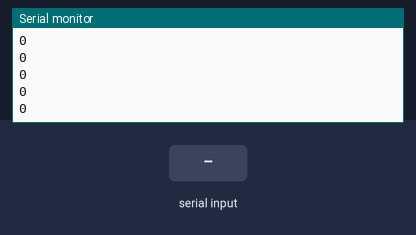
This sketch was run on a simulated Arduino Uno, built with avr-gcc and run on an emulated ATmega328P. Shown: the last lines printed to the serial monitor. The inputs (shaded band) are chosen by the test bench.

Above: at 1.2 s.
1.3 s: "90,45\n" received over Serial
At 2.4 s:
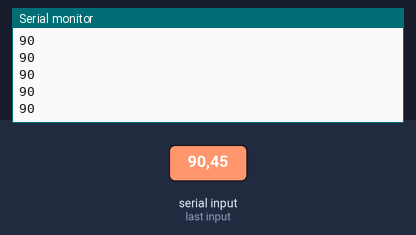
2.8 s: "30,150\n" received over Serial
At 3.4 s:
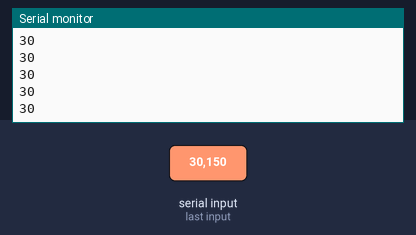
Timing chart, 0 to 5.8 s (numbered marks = the images above; inputs shaded):
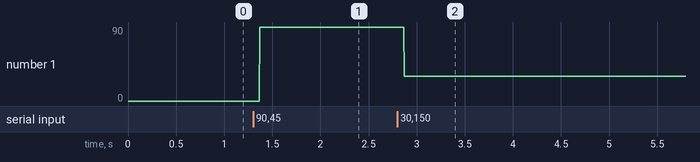

Measured:
- after the input at 1.3 s, the serial monitor: prints a new line after 0.07 s (image 1)
- after the input at 2.8 s, the serial monitor: prints a new line after 0.07 s (image 2)
- plotted number 1: 0 → 90 after the input at 1.3 s, 90 → 30 after the input at 2.8 s

The sketch:

serial_test.ino
```cpp
const byte numValues = 2; // number of values in the array
int values[numValues]; // initialize array to hold received values
byte i = 0; // counter for the array index

void setup() {
  Serial.begin(9600); // initialize serial communication
}

void loop() {
  if (Serial.available() > 0) { // check if data is available
    String data = Serial.readStringUntil('\n'); // read the data as string
    int start = 0; // start index for extracting numbers from string
    for (byte end = 0; end < data.length(); end++) { // loop through the string
      if (data.charAt(end) == ',') { // check for comma delimiter
        values[i] = data.substring(start, end).toInt(); // extract and convert the number
        i++; // increment the array index
        start = end + 1; // update the start index
      }
    }
    values[i] = data.substring(start, data.length() - 1).toInt(); // extract the last number
    i = 0; // reset the array index
    // do something with the received values
  }
      Serial.println(values[0]);

}
```
